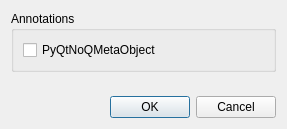
<?xml version="1.0" encoding="UTF-8"?>
<ui version="4.0">
 <class>NamespacePropertiesBase</class>
 <widget class="QDialog" name="NamespacePropertiesBase">
  <property name="geometry">
   <rect>
    <x>0</x>
    <y>0</y>
    <width>287</width>
    <height>129</height>
   </rect>
  </property>
  <property name="windowTitle">
   <string>Namespace Properties</string>
  </property>
  <layout class="QVBoxLayout" name="verticalLayout">
   <item>
    <widget class="QGroupBox" name="groupBox">
     <property name="title">
      <string>Annotations</string>
     </property>
     <layout class="QGridLayout" name="gridLayout">
      <item row="0" column="0">
       <widget class="QCheckBox" name="externalCb">
        <property name="text">
         <string>PyQtNoQMetaObject</string>
        </property>
       </widget>
      </item>
     </layout>
    </widget>
   </item>
   <item>
    <spacer name="verticalSpacer">
     <property name="orientation">
      <enum>Qt::Vertical</enum>
     </property>
     <property name="sizeHint" stdset="0">
      <size>
       <width>20</width>
       <height>1</height>
      </size>
     </property>
    </spacer>
   </item>
   <item>
    <widget class="QDialogButtonBox" name="buttonBox">
     <property name="orientation">
      <enum>Qt::Horizontal</enum>
     </property>
     <property name="standardButtons">
      <set>QDialogButtonBox::Cancel|QDialogButtonBox::Ok</set>
     </property>
    </widget>
   </item>
  </layout>
 </widget>
 <tabstops>
  <tabstop>externalCb</tabstop>
  <tabstop>buttonBox</tabstop>
 </tabstops>
 <resources/>
 <connections>
  <connection>
   <sender>buttonBox</sender>
   <signal>accepted()</signal>
   <receiver>NamespacePropertiesBase</receiver>
   <slot>accept()</slot>
   <hints>
    <hint type="sourcelabel">
     <x>248</x>
     <y>254</y>
    </hint>
    <hint type="destinationlabel">
     <x>157</x>
     <y>274</y>
    </hint>
   </hints>
  </connection>
  <connection>
   <sender>buttonBox</sender>
   <signal>rejected()</signal>
   <receiver>NamespacePropertiesBase</receiver>
   <slot>reject()</slot>
   <hints>
    <hint type="sourcelabel">
     <x>316</x>
     <y>260</y>
    </hint>
    <hint type="destinationlabel">
     <x>286</x>
     <y>274</y>
    </hint>
   </hints>
  </connection>
 </connections>
</ui>
